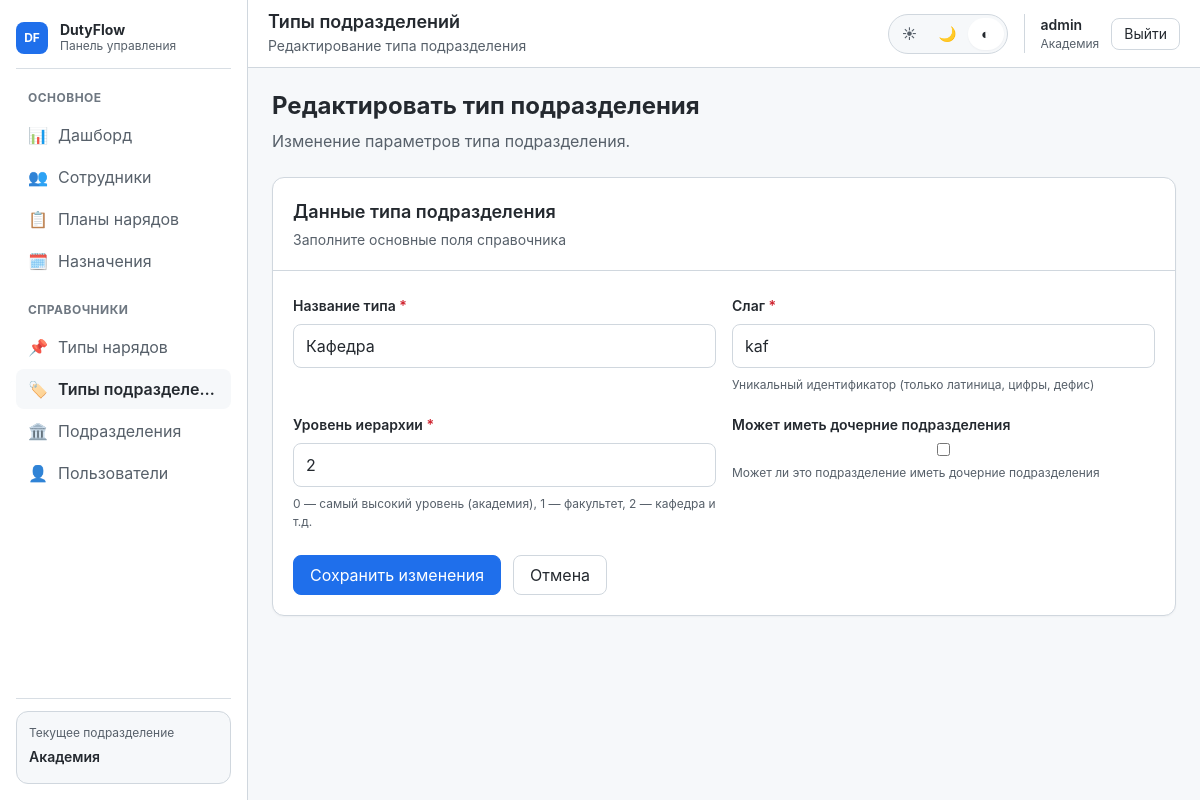
/unit-types/3/edit/ (signed in), run on an earlier commit of the app's database.
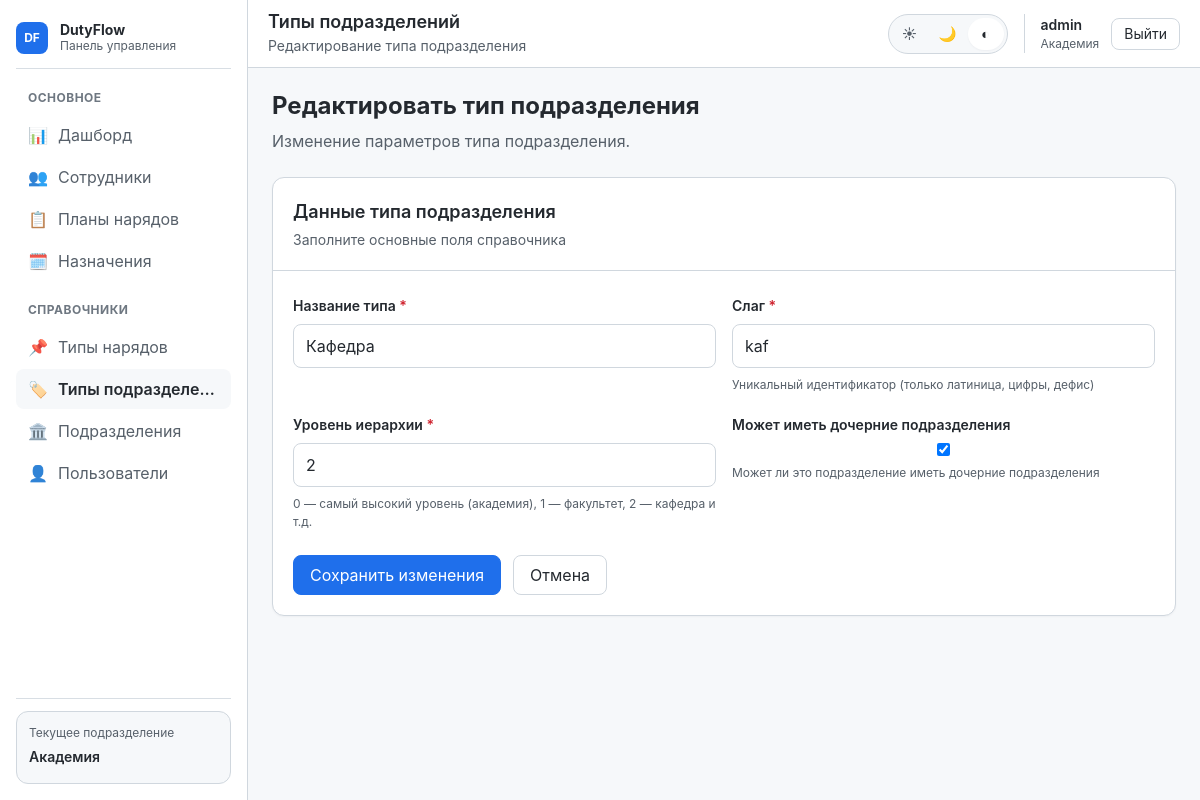
And on a later commit of the database.
### units/models.py (models this page shows, shortened)
class UnitType(models.Model):
    name = models.CharField(max_length=50, unique=True, verbose_name="Название типа")
    slug = models.SlugField(max_length=50, unique=True, verbose_name="Слаг")
    level = models.PositiveSmallIntegerField(
        default=0,
        verbose_name="Уровень иерархии",
        help_text="0 - самый высокий уровень (академия), 1 - факультет, 2 - кафедра и т.д."
    )
    can_have_children = models.BooleanField(
        default=True,
        verbose_name="Может иметь дочерние подразделения"
    )
    class Meta:
        verbose_name = "Тип подразделения"
        verbose_name_plural = "Типы подразделений"
        ordering = ['level', 'name']

### core/views/units/unit_type.py (the view)
@login_required
def unit_type_edit(request, pk):
    if not UnitTypeService.can_manage(request.user):
        messages.error(request, "Доступ только для администраторов")
        return redirect("auth:dashboard")
    unit_type = get_object_or_404(UnitType, pk=pk)
    if request.method == "POST":
        form = UnitTypeForm(request.POST, instance=unit_type)
        if form.is_valid():
            form.save()
            messages.success(request, f'Тип "{unit_type.name}" обновлен')
            return redirect("unit_type:detail", pk=unit_type.pk)
    else:
        form = UnitTypeForm(instance=unit_type)
    return render(request, "app/unit_types/form.html", {
        "form": form,
        "item": unit_type,
        "active_tab": "unit_types",
        "page_title": "Типы подразделений",
        "page_subtitle": "Редактирование типа подразделения",
        "title": "Редактировать тип подразделения",
    })

### units/forms.py (shortened to what this page needs)
class UnitTypeForm(forms.ModelForm):
    class Meta:
        model = UnitType
        fields = ['name', 'slug', 'level', 'can_have_children']
        widgets = {
            'name': forms.TextInput(attrs={
                'class': 'form-input',
                'placeholder': 'Например: Факультет'
            }),
            'slug': forms.TextInput(attrs={
                'class': 'form-input',
                'placeholder': 'faculty'
            }),
            'level': forms.NumberInput(attrs={
                'class': 'form-input',
                'min': 0,
                'step': 1
            }),
            'can_have_children': forms.CheckboxInput(attrs={
                'class': 'form-checkbox'
            }),
        }
        help_texts = {
            'slug': 'Уникальный идентификатор (только латиница, цифры, дефис)',
            'level': '0 — самый высокий уровень (академия), 1 — факультет, 2 — кафедра и т.д.',
            'can_have_children': 'Может ли это подразделение иметь дочерние подразделения',
        }

### templates/app/unit_types/form.html (shortened to what this page needs)
{% extends 'app/base_app.html' %}
{% block app_content %}
<section class="page-section">
    <div class="page-header">
        <div class="page-header__main">
            <h2 class="page-header__title">{{ title }}</h2>
            <p class="page-header__subtitle">
                {% if item %}
                    Изменение параметров типа подразделения.
                {% else %}
                    Создание нового типа подразделения.
                {% endif %}
            </p>
        </div>
    </div>
</section>
<section class="page-section">
    <article class="card form-card">
        <div class="card__header">
            <div>
                <h3 class="card__title">Данные типа подразделения</h3>
                <p class="card__subtitle">Заполните основные поля справочника</p>
            </div>
        </div>
        <div class="card__body">
            <form method="post" class="form">
                <div class="form-layout">
                    {% for field in form %}
                        <div class="form-field">
                            <label for="{{ field.id_for_label }}" class="form-field__label">
                                {{ field.label }}
                                {% if field.field.required %}
                                    <span class="form-field__required">*</span>
                                {% endif %}
                            </label>
                            {{ field }}
                            {% if field.help_text %}
                                <div class="form-field__help">{{ field.help_text }}</div>
                            {% endif %}
                        </div>
                    {% endfor %}
                </div>
                <div class="form-actions">
                    <button type="submit" class="button button--primary">
                        {% if item %}Сохранить изменения{% else %}Создать тип{% endif %}
                    </button>
                    {% if item %}
                        <a href="{% url 'unit_type:detail' item.pk %}" class="button">Отмена</a>
                    {% else %}
                        <a href="{% url 'unit_type:list' %}" class="button">Отмена</a>
                    {% endif %}
                </div>
            </form>
        </div>
    </article>
</section>
{% endblock %}

What changed in the data, as far as the page shows it:
changed UnitType "Кафедра": can_have_children "☐" → "☑"
